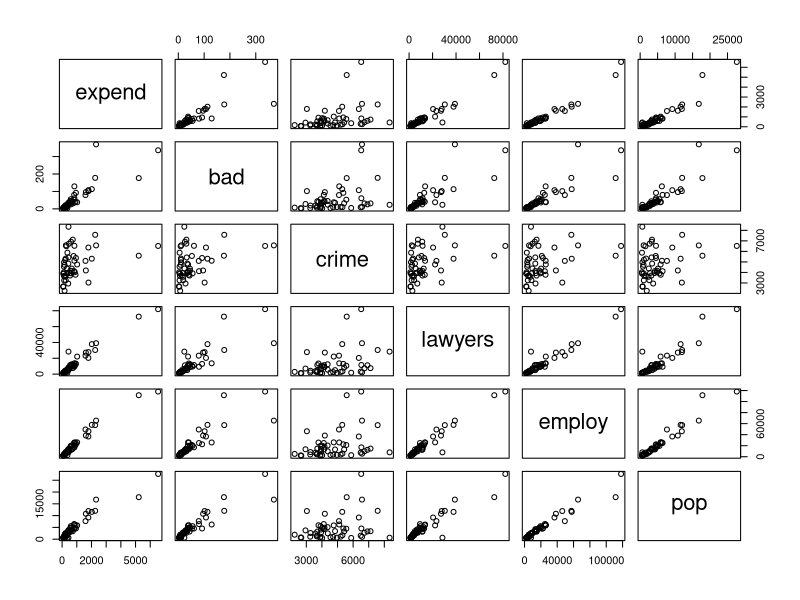
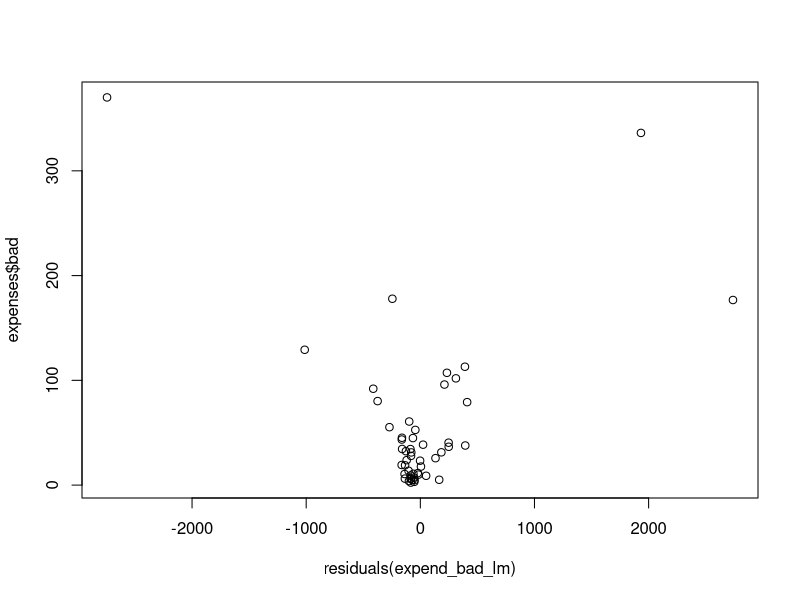
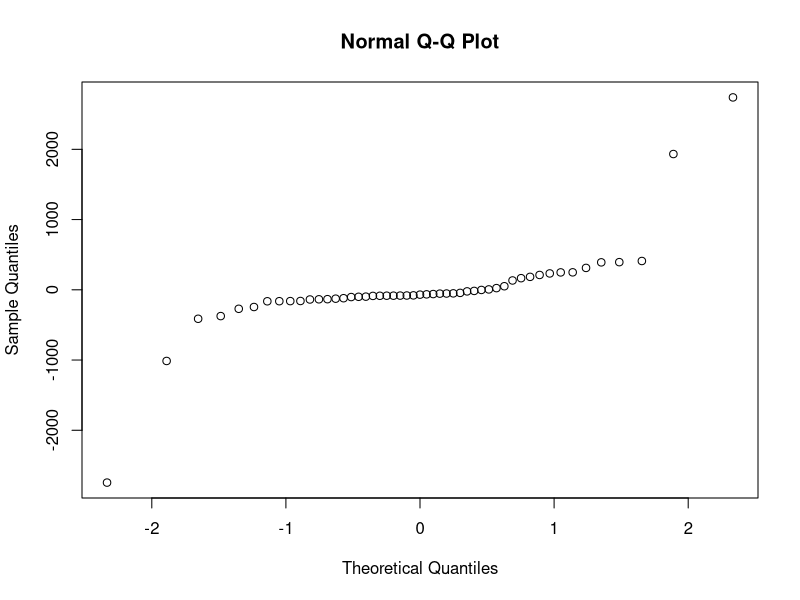
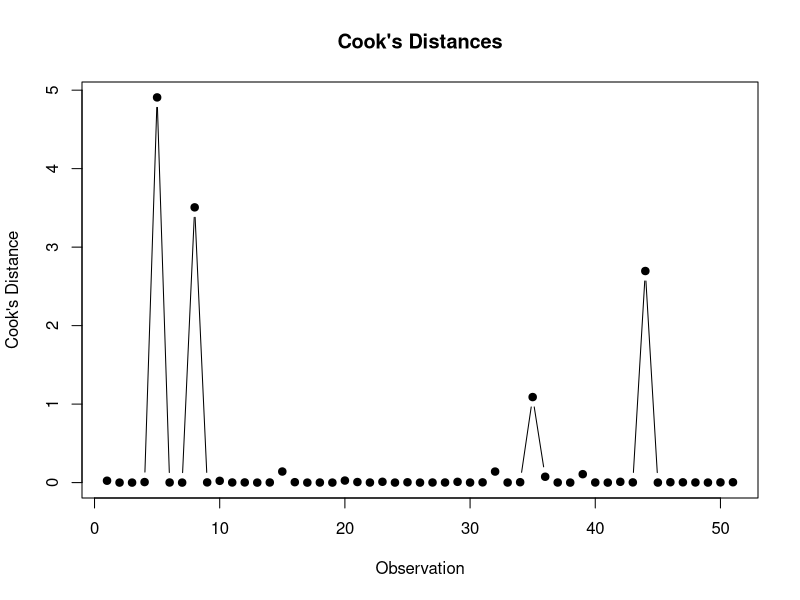
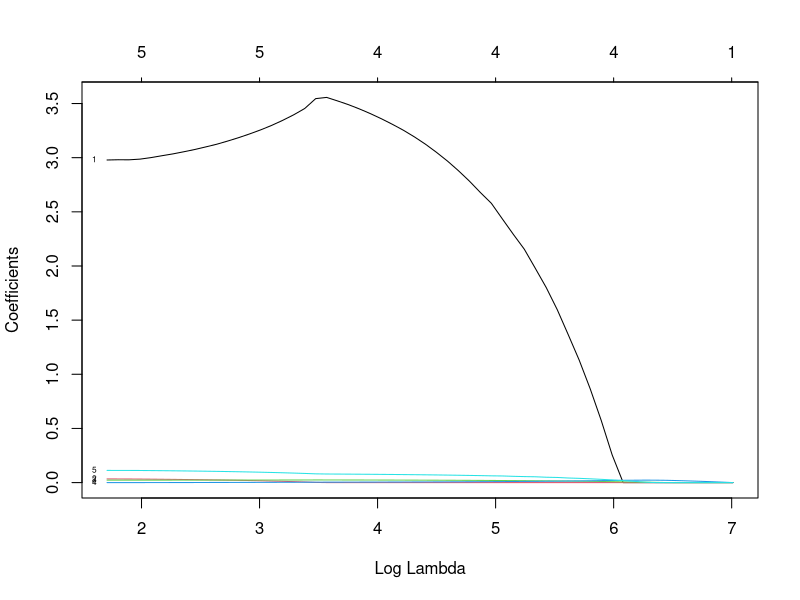

Write R code to recreate these figures, in order. (Note: this script raises an error after producing the figures.)
## ---- chunk 1
expenses = read.table("expensescrime.txt", header=T)
expenses
## ---- chunk 2
pairs(expenses[, c("expend", "bad", "crime", "lawyers", "employ", "pop")])
## ---- chunk 3
expend_bad_lm = lm(expend ~ bad, data=expenses)
plot(residuals(expend_bad_lm), expenses$bad)
## ---- chunk 4
qqnorm(residuals(expend_bad_lm))
## ---- chunk 5
model <- lm(expend ~ bad + crime + lawyers + employ + pop, data = expenses)
influence = influence.measures(model)
influence
## ---- chunk 6
dist = cooks.distance(model)
dist
## ---- chunk 7
plot(dist, pch = 19, type="b", xlab = "Observation", ylab = "Cook's Distance", main = "Cook's Distances")
## ---- chunk 8
cor(expenses[, c("bad", "crime", "lawyers", "employ", "pop")])
## ---- chunk 9
library(car); vif(model)
## ---- chunk 10
summary(lm(expend ~ bad, data=expenses))
summary(lm(expend ~ crime, data=expenses))
summary(lm(expend ~ lawyers, data=expenses))
summary(lm(expend ~ employ, data=expenses))
summary(lm(expend ~ pop, data=expenses))
## ---- chunk 11
summary(lm(expend ~ employ + bad, data=expenses))
summary(lm(expend ~ employ + crime, data=expenses))
summary(lm(expend ~ employ + lawyers, data=expenses))
summary(lm(expend ~ employ + pop, data=expenses))
## ---- chunk 12
summary(lm(expend ~ employ + lawyers + bad, data=expenses))
summary(lm(expend ~ employ + lawyers + crime, data=expenses))
summary(lm(expend ~ employ + lawyers + pop, data=expenses))
## ---- chunk 13
summary(lm(expend ~ employ + lawyers + bad + crime, data=expenses))
summary(lm(expend ~ employ + lawyers + bad + pop, data=expenses))
## ---- chunk 14
step_up = (lm(expend ~ employ + lawyers + bad + pop + crime, data=expenses))
summary(step_up)
## ---- chunk 15
newdata <- data.frame(bad = 50, crime = 5000, lawyers = 5000, employ = 5000, pop = 5000)
pred <- predict(step_up, newdata, interval = "prediction", level = 0.95)
pred
## ---- chunk 16
library(glmnet)
library(caret)
set.seed(1)

# divide into train and test data
train_index = createDataPartition(expenses$expend, p = 2/3, list = FALSE)
train_data = expenses[train_index, ]
test_data = expenses[-train_index, ]

# select explanatory variables
indep_vars = c("bad", "crime", "lawyers", "employ", "pop")
x_train = train_data[indep_vars]
y_train = train_data$expend

x_train = data.matrix(x_train)
lasso_mod = glmnet(x_train, y_train, alpha = 1)
plot(lasso_mod, label=T, xvar="lambda")
cv_lasso = cv.glmnet(x_train, y_train, alpha=1, type.measure="mse")
## ---- chunk 17
lambda_min = cv_lasso$lambda_min
lambda_1se = cv_lasso$lambda.1se
coef(lasso_mod, s=cv_lasso$lambda_min)
## ---- chunk 18
y.pred=predict(lasso_mod, s=lambda_min, newx = x.test) 
mse.lasso=mean((y.test-y.pred)^2)
